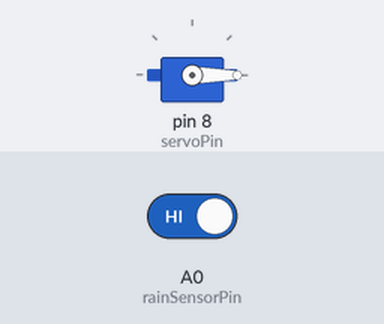
Recording of a sketch running on a simulated Arduino Uno, built with avr-gcc and run on an emulated ATmega328P. Shown: servo. The test bench sets the inputs (shaded band); at power-on: A0 (rainSensorPin) HIGH.

Above: at 1.2 s.
1.3 s: A0 (rainSensorPin) driven LOW
At 1.6 s:
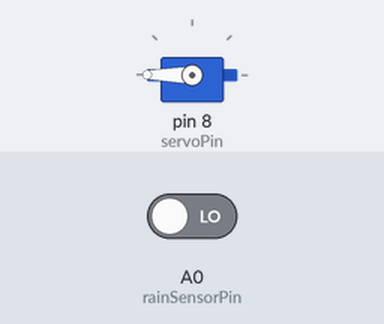
2.8 s: A0 (rainSensorPin) driven HIGH
At 3.9 s:
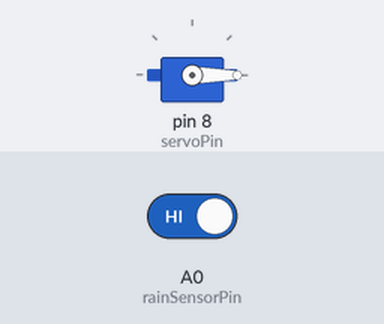
Timing chart, 0 to 5.8 s (numbered marks = the images above; inputs shaded):
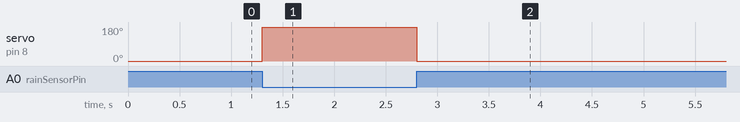

The sketch:

Rain_sensor_vordrobe_shelter.ino
```cpp
#include <Servo.h>

// Define the pin for the rain sensor
const int rainSensorPin = A0; // You can change this pin as per your wiring

// Define the pin for the servo motor
const int servoPin = 8; // You can change this pin as per your wiring

Servo myServo;

void setup() {
  // Set up the rain sensor pin as an input
  pinMode(rainSensorPin, INPUT);

  // Set up the servo motor
  myServo.attach(servoPin);
}

void loop() {
  // Read the state of the rain sensor
  int rainState = digitalRead(rainSensorPin);

  // If the rain sensor detects rain (LOW), rotate the servo motor continuously
  if (rainState == LOW) {
    myServo.write(180); // Rotate the servo motor to 90 degrees
  } else {
    // If no rain is detected, stop the servo motor
    myServo.write(0); // Rotate the servo motor to 0 degrees
  }

  // Add a small delay for stability
  delay(100);
}
```

Measured:
- after the input at 1.3 s, servo on pin 8 (servoPin): 0° → 180° at once
- after the input at 2.8 s, servo on pin 8 (servoPin): 180° → 0° at once
